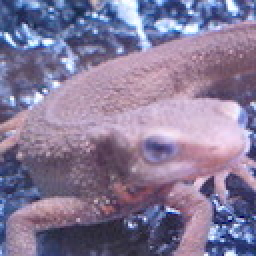
#> input picture assets/imori.jpg, 128 x 128 px (shown 2 times larger)
$ jupyter execute 'Max-min, Differential, Prewitt, Sobel Filtering.ipynb'   (older library calls are emulated)
#> lines starting #> are read from the running program, lines starting #| are printed output that depends on the picture
[cell 1]
import cv2
import numpy as np
from matplotlib import pyplot as plt

[cell 2]
def max_min_filtering(img, K=3):
    if len(img.shape) == 3:
        h, w, ch = img.shape

        ## Zero padding
        pad = K // 2
        out = np.zeros((h + pad * 2, w + pad * 2, 3), dtype=np.float)
        out[pad: pad+ h, pad: pad + w] = img.copy().astype(np.float)
        tmp = out.copy()

        # filtering
        for y in range(h):
            for x in range(w):
                for c in range(ch):
                    out[pad + y, pad + x, c] = np.max(tmp[y: y + K, x: x + K, c]) - np.min(tmp[y: y + K, x: x + K, c])

        out = out[pad: pad + h, pad: pad + w].astype(np.uint8)

    else:
        h, w = img.shape

        ## Zero padding
        pad = K // 2
        out = np.zeros((h + pad * 2, w + pad * 2), dtype=np.float)
        out[pad: pad+ h, pad: pad + w] = img.copy().astype(np.float)
        tmp = out.copy()

        # filtering
        for y in range(h):
            for x in range(w):
                out[pad + y, pad + x] = np.max(tmp[y: y + K, x: x + K]) - np.min(tmp[y: y + K, x: x + K])

        out = out[pad: pad + h, pad: pad + w].astype(np.uint8)

    return out

[cell 3]
# Read img, Grayscale
img = cv2.imread("../assets/imori.jpg", 0)
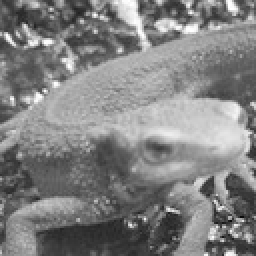
#> img: shape (128, 128) (shown 2 times larger); min 8, max 255, mean 129.1
# Max-min filtering
out = max_min_filtering(img, K=3)
#> after the loop in max_min_filtering, `for y in range(h):`:
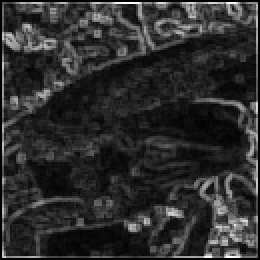
#> out: shape (130, 130) float64 (shown 2 times larger); min 0, max 255, mean 45.3
plt.imshow(out, cmap="gray")

[cell 4]
# Set kernel, Differential kernel
## kernel V
K_v = np.array([[0,-1,0],
                            [0,1,0],
                            [0,0,0]], np.float)

## kernel H
K_h = np.array([[0,0,0],
                            [-1,1,0],
                            [0,0,0]], np.float)

[cell 5]
# Differential filtering
## Longitudinal distance
img_v = cv2.filter2D(img, -1, K_v).astype(np.uint8)

## Lateral distance
img_h = cv2.filter2D(img, -1, K_h).astype(np.uint8)
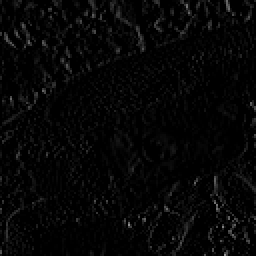
#> img_h: shape (128, 128) (shown 2 times larger); min 0, max 148, mean 6

plt.figure(figsize=(10,10))
plt.subplot(121)
plt.imshow(img_v, cmap="gray")
plt.subplot(122)
plt.imshow(img_h, cmap="gray")

[cell 6]
# Set kernel, Prewitt kernel
## kernel V
K_v2 = np.array([[1,1,1],
                            [0,0,0],
                            [-1,-1,-1]], np.float)

## kernel H
K_h2 = np.array([[1,0,-1],
                            [1,0,-1],
                            [1,0,-1]], np.float)

[cell 7]
# Prewitt filtering
## Longitudinal distance
img_v2 = cv2.filter2D(img, -1, K_v2).astype(np.uint8)

## Lateral distance
img_h2 = cv2.filter2D(img, -1, K_h2).astype(np.uint8)

plt.figure(figsize=(10,10))
plt.subplot(121)
plt.imshow(img_v2, cmap="gray")
plt.subplot(122)
plt.imshow(img_h2, cmap="gray")

[cell 8]
# Set kernel, Sobel kernel
## kernel V
K_v3 = np.array([[1,2,1],
                            [0,0,0],
                            [-1,-2,-1]], np.float)

## kernel H
K_h3 = np.array([[1,0,-1],
                            [2,0,-2],
                            [1,0,-1]], np.float)

[cell 9]
# Sobel filtering
## Longitudinal distance
img_v3 = cv2.filter2D(img, -1, K_v3).astype(np.uint8)

## Lateral distance
img_h3 = cv2.filter2D(img, -1, K_h3).astype(np.uint8)

plt.figure(figsize=(10,10))
plt.subplot(121)
plt.imshow(img_v3, cmap="gray")
plt.subplot(122)
plt.imshow(img_h3, cmap="gray")

[cell 10]
# Other answer, Sobel filtering
## Longitudinal distance
sobelx = cv2.Sobel(img, cv2.CV_8U, 0, 1, ksize=3)
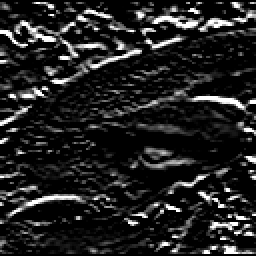
#> sobelx: shape (128, 128) (shown 2 times larger); min 0, max 255, mean 33.9
abs_sobelx = cv2.convertScaleAbs(sobelx)
## Lateral distace
sobely = cv2.Sobel(img, cv2.CV_8U, 1, 0, ksize=3)
abs_sobely = cv2.convertScaleAbs(sobely)
dst = np.sqrt(sobelx ** 2 + sobely ** 2)
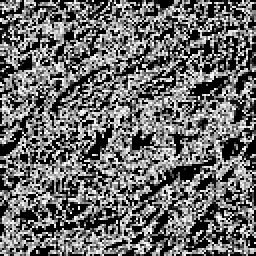
#> dst: shape (128, 128) float16 (shown 2 times larger); min 0, max 15.81, mean 6.69; drawn with min black and max white

plt.figure(figsize=(10,10))
plt.subplot(121)
plt.imshow(sobelx, cmap="gray")
plt.subplot(122)
plt.imshow(sobely, cmap="gray")

[cell 11]
# Sobel Filtering
## Longitudinal distance
sobelx2 = cv2.Sobel(img, cv2.CV_32F, 0, 1, ksize=3)
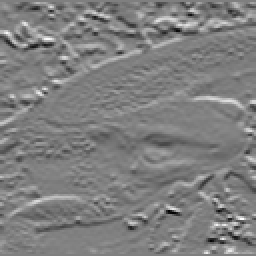
#> sobelx2: shape (128, 128) float32 (shown 2 times larger); min -680, max 678, mean -1.9; drawn with min black and max white
abs_sobelx = cv2.convertScaleAbs(sobelx2)
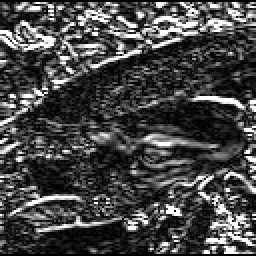
#> abs_sobelx: shape (128, 128) (shown 2 times larger); min 0, max 255, mean 70.4
## Lateral distace
sobely2 = cv2.Sobel(img, cv2.CV_32F, 1, 0, ksize=3)
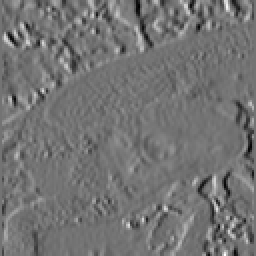
#> sobely2: shape (128, 128) float32 (shown 2 times larger); min -599, max 722, mean -0.1; drawn with min black and max white
abs_sobely = cv2.convertScaleAbs(sobely2)
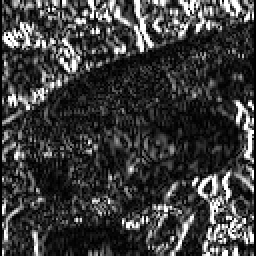
#> abs_sobely: shape (128, 128) (shown 2 times larger); min 0, max 255, mean 59.7
dst = np.sqrt(sobelx2 ** 2 + sobely2 ** 2)
dst1 = np.uint8(dst)
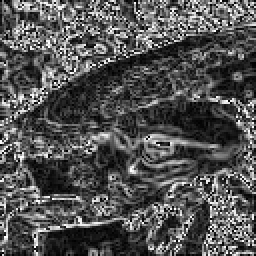
#> dst1: shape (128, 128) (shown 2 times larger); min 0, max 255, mean 82.4

plt.figure(figsize=(10,10))
plt.subplot(121)
plt.imshow(dst, cmap="gray")
plt.subplot(122)
plt.imshow(dst1, cmap="gray")

$ run again, with assets/blox.jpg copied over assets/imori.jpg
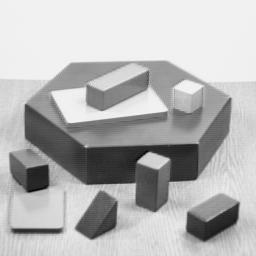
#> input picture assets/blox.jpg, 256 x 256 px
#> img is the input picture: shape (256, 256); min 0, max 252, mean 182.8
#> after the loop in max_min_filtering, `for y in range(h):`:
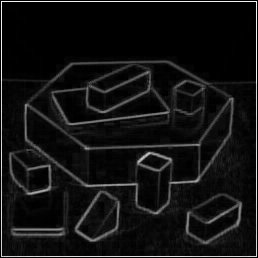
#> out: shape (258, 258) float64; min 0, max 241, mean 17.6
#> `dst1 = np.uint8(dst)`:
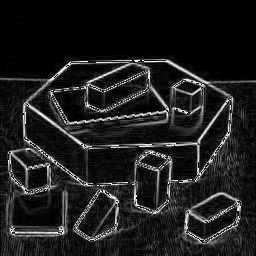
#> dst1: shape (256, 256); min 0, max 255, mean 30

$ run again, with assets/thorino.jpg copied over assets/imori.jpg
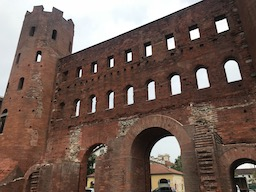
#> input picture assets/thorino.jpg, 256 x 192 px
#> `dst1 = np.uint8(dst)`:
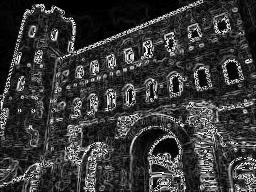
#> dst1: shape (192, 256); min 0, max 255, mean 56.6
